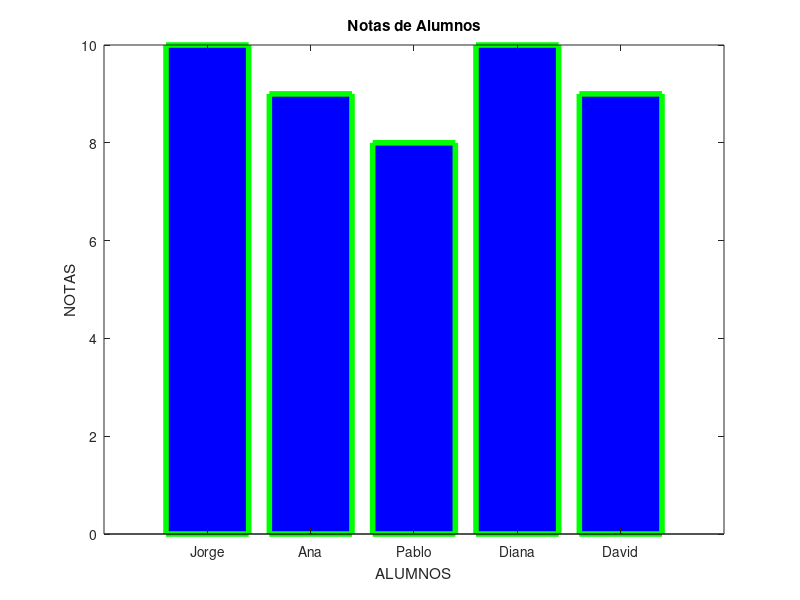

Reproduce this figure in MATLAB.
clear; clc;
nombres={'Jorge','Ana','Pablo','Diana','David'};
notas=[10 9 8 10 9];
ancho_barras=0.1;
h=bar(notas);
title('Notas de Alumnos');
ylabel('NOTAS');
xlabel('ALUMNOS');
set(gca,'XTickLabel',nombres);
set(h,'FaceColor','b','EdgeColor','g',...
    'LineWidth',4);
